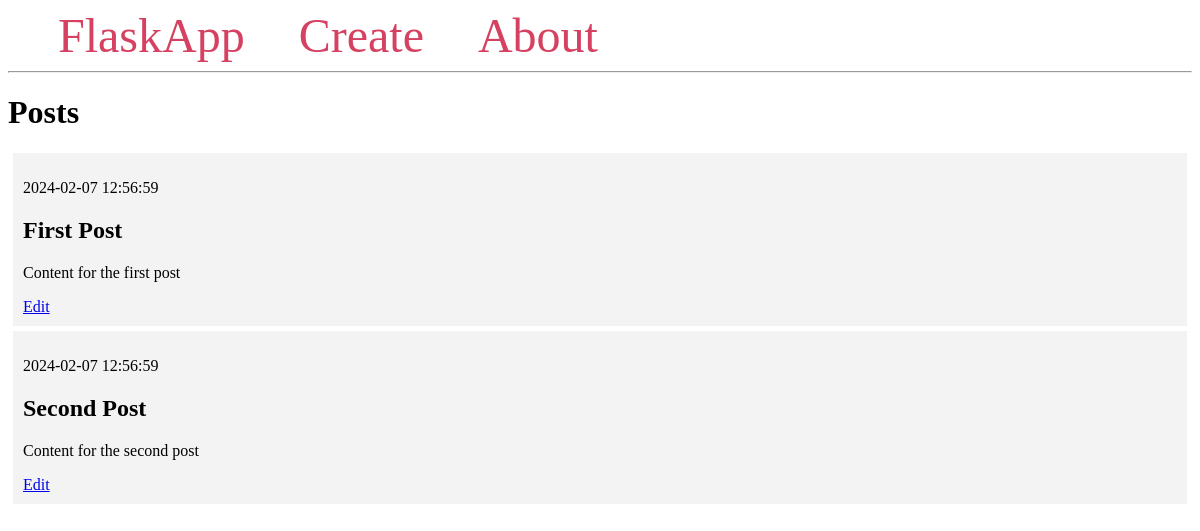
The app's page /, older data.
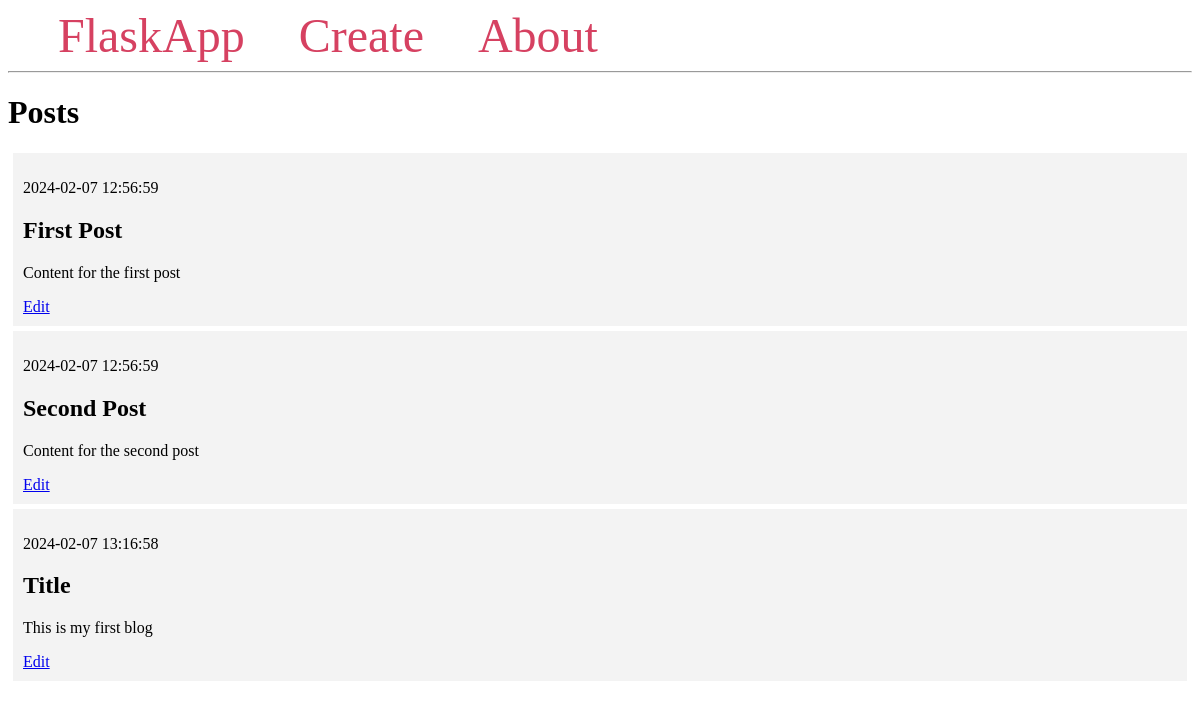
The same page, newer data.
### tables this page shows
CREATE TABLE posts (
    id INTEGER PRIMARY KEY AUTOINCREMENT,
    created TIMESTAMP NOT NULL DEFAULT CURRENT_TIMESTAMP,
    title TEXT NOT NULL,
    content TEXT NOT NULL
);

### app.py (the view)
@app.route('/')
def index():
    conn = get_db_connection()
    posts = conn.execute('SELECT * FROM posts').fetchall()
    conn.close()
    return render_template('index.html', posts=posts)

### app.py (called while the page is built)
def get_db_connection():
    conn = sqlite3.connect('database.db')
    conn.row_factory = sqlite3.Row
    return conn

### templates/index.html
{% extends 'base.html' %}
{% block content%}
    <h1>{% block title %} Posts {%endblock%}</h1>
    {% for post in posts %}
        <div class="post">
            <p>{{ post['created'] }}</p>
            <h2>{{ post['title'] }}</h2>
            <p>{{ post['content'] }}</p>
            <a href=" {{ url_for('edit', id = post['id']) }}">Edit</a>
        </div>
    {%endfor%}
{%endblock%}

Row changes from the older to the newer data that the page shows:
added posts: created "2024-02-07 13:16:58", title "Title", content "This is my first blog"
